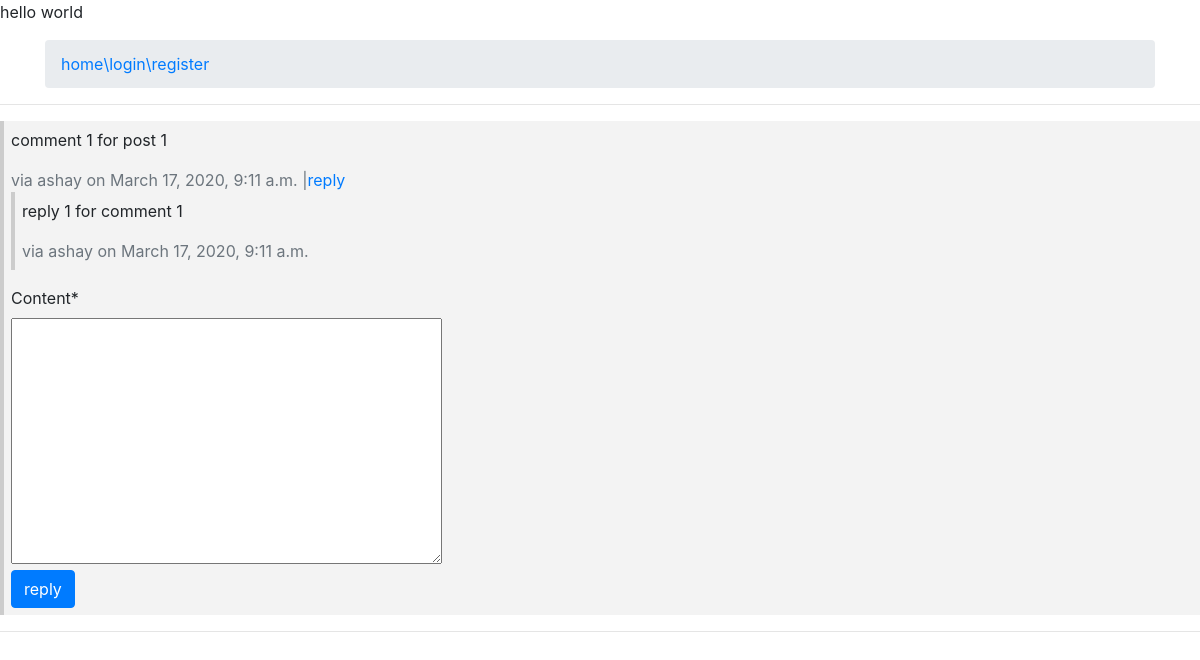
The app's page /comments/1 with its own data.
### comments/models.py (models this page shows, shortened)
class Comment(models.Model):
    user=models.ForeignKey(User, on_delete=models.CASCADE)
    content_type=models.ForeignKey(ContentType, on_delete=models.CASCADE)
    object_id=models.PositiveIntegerField()
    content_object=GenericForeignKey('content_type','object_id')
    content=models.TextField()
    timestamp=models.DateTimeField(auto_now_add=True)
    objects=CommentManager()
    parent=models.ForeignKey('self',null=True, blank=True, on_delete=models.CASCADE)
    class Meta:
        ordering= ['-timestamp']
    def children(self):
        return Comment.objects.filter(parent=self)

### comments/views.py (the view, shortened to what this page needs)
# urls.py: path('<int:id>',views.thread_comment_detail,name='thread_detail'),
def thread_comment_detail(request,id):
    obj=get_object_or_404(Comment,id=id)
    content_object=obj.content_object
    content_id=obj.object_id
    initial_data = {
        'content_type': obj.content_type,
        'object_id': obj.object_id
    }
    form=CommentForm(request.POST or None,initial=initial_data)
    context={
        'c':obj,
        'form':form,
    }
    return render(request,'thread_detail.html', context=context)

### comments/forms.py
class CommentForm(forms.Form):
    content_type=forms.CharField(widget=forms.HiddenInput)
    object_id=forms.IntegerField(widget=forms.HiddenInput)
    content=forms.CharField(widget=forms.Textarea)

### posts/templates/thread_detail.html (shortened to what this page needs)
{% extends 'base.html' %}
{% load crispy_forms_tags %}
{% block content %}
        <hr>
        <div>
            <div style="border-left: 4px solid #ccc;background-color: #f3f3f3; padding: 7px;">
                <p >{{c.content}}</p>
                <footer class="text-secondary"> via {{c.user}} on {{c.timestamp}}{% if i.children.count >= 0 %} {{ i.children.count }} comment(s) {% endif %} |<a href="#" class="comment-reply-btn">reply</a></footer>
                {% for child_comments in c.children %}
                <blockquote>
                    <div style="border-left: 4px solid #ccc;background-color: #f3f3f3; padding: 7px;">
                        <p >{{child_comments.content}}</p>
                        <footer class="text-secondary"> via {{child_comments.user}} on {{child_comments.timestamp}}</footer>
                    </div>
                </blockquote>
                {% endfor %}
             <form method="post" action="">
            {{form|crispy}}
            <input type="submit" class="btn btn-default btn-primary" value="reply"></input>
             </form>
            </div>
        <hr>
    </div>
<br>
{% endblock %}

### records on screen
Comment: content "comment 1 for post 1", user "ashay", timestamp "March 17, 2020, 9:11 a.m."
Comment: content "reply 1 for comment 1", user "ashay", timestamp "March 17, 2020, 9:11 a.m."
